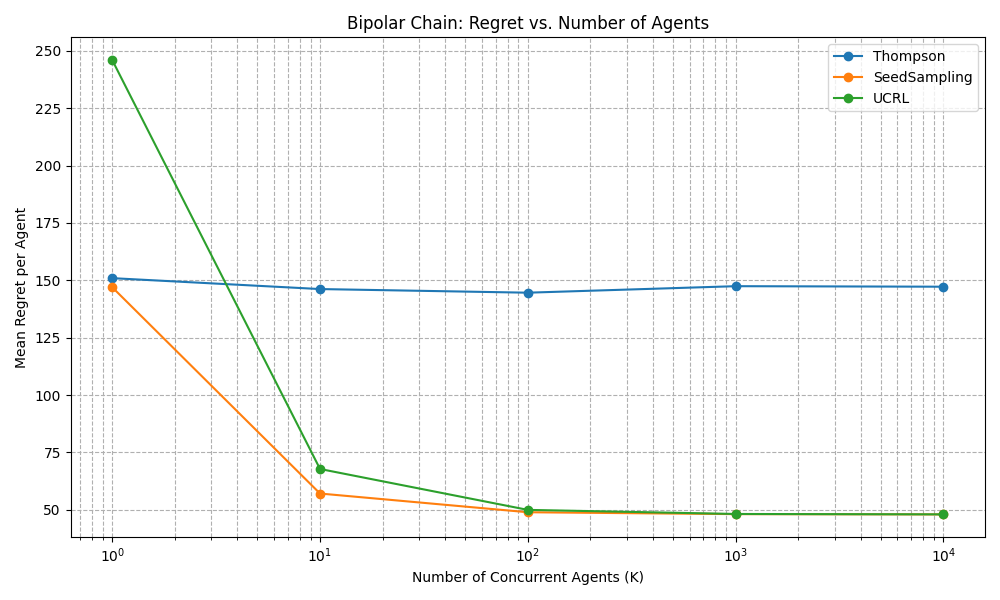

Generate this figure with Python:
# Reimplementation of the Bipolar Chain experiment from Section 4.1 of Dimakopoulou & Van Roy (2018)
# Correctly implements Thompson Resampling, Seed Sampling, and Concurrent UCRL as described in the paper

import numpy as np
import matplotlib
matplotlib.use('Agg')
import matplotlib.pyplot as plt

class BipolarChainEnv:
    def __init__(self, N, true_theta_L, true_theta_R):
        self.N = N
        self.mid = N // 2
        self.true_theta = {'L': true_theta_L, 'R': true_theta_R}
        self.revealed = False
        self.revealed_optimal_direction = None

    def get_reward(self, position):
        if position == 0:
            self.revealed = True
            self.revealed_optimal_direction = 'L' if self.true_theta['L'] > self.true_theta['R'] else 'R'
            return self.true_theta['L'], True
        elif position == self.N - 1:
            self.revealed = True
            self.revealed_optimal_direction = 'L' if self.true_theta['L'] > self.true_theta['R'] else 'R'
            return self.true_theta['R'], True
        else:
            return -1, False

class Agent:
    def __init__(self, agent_id, algorithm, env, prior_p=0.5):
        self.id = agent_id
        self.algorithm = algorithm
        self.env = env
        self.prior_p = prior_p
        self.fixed_direction = None
        if algorithm == 'SeedSampling':
            self.fixed_direction = 'L' if np.random.rand() < 0.5 else 'R'

    def choose_direction(self):
        if self.algorithm == 'Thompson':
            return 'L' if np.random.rand() < self.prior_p else 'R'
        elif self.algorithm == 'SeedSampling':
            return self.fixed_direction
        elif self.algorithm == 'UCRL':
            return 'R'  # Optimistic direction assumed to be right
        else:
            raise ValueError(f"Unknown algorithm: {self.algorithm}")

    def act(self, H):
        pos = self.env.mid
        path = [pos]
        total_reward = 0

        direction = self.choose_direction()

        for _ in range(H):
            if self.algorithm in ['SeedSampling', 'UCRL'] and self.env.revealed:
                direction = self.env.revealed_optimal_direction

            next_pos = pos - 1 if direction == 'L' else pos + 1
            next_pos = max(0, min(self.env.N - 1, next_pos))
            reward, terminal = self.env.get_reward(next_pos)
            total_reward += reward
            pos = next_pos
            if terminal:
                break
            else:
                total_reward += -1  # step cost

        return total_reward

def simulate_bipolar_chain(K, N, H, true_theta_L, true_theta_R, algorithm, n_sims=50):
    regrets = []
    optimal_reward = - (N // 2) + max(true_theta_L, true_theta_R)

    for _ in range(n_sims):
        env = BipolarChainEnv(N, true_theta_L, true_theta_R)
        total_reward = 0

        for k in range(K):
            agent = Agent(k, algorithm, env)
            r = agent.act(H)
            total_reward += r

        mean_reward = total_reward / K
        mean_regret = optimal_reward - mean_reward
        regrets.append(mean_regret)

    return np.mean(regrets)

# Parameters from the paper (Figure 3)
N = 100
H = 150
true_theta_L, true_theta_R = N, -N
K_values = [1, 10, 100, 1000, 10000]
algorithms = ['Thompson', 'SeedSampling', 'UCRL']

# Run simulation
results = {}
for algo in algorithms:
    print(f"Simulating {algo}...")
    regrets = []
    for K in K_values:
        r = simulate_bipolar_chain(K, N, H, true_theta_L, true_theta_R, algo, n_sims=50)
        regrets.append(r)
    results[algo] = regrets

# Plot
plt.figure(figsize=(10, 6))
for algo in algorithms:
    plt.plot(K_values, results[algo], marker='o', label=algo)

plt.xscale('log')
plt.xticks(K_values, labels=[f"$10^{{{i}}}$" for i in range(5)])
plt.xlabel("Number of Concurrent Agents (K)")
plt.ylabel("Mean Regret per Agent")
plt.title("Bipolar Chain: Regret vs. Number of Agents")
plt.grid(True, which="both", linestyle="--")
plt.legend()
plt.tight_layout()
plt.savefig("bipolar4.png")
